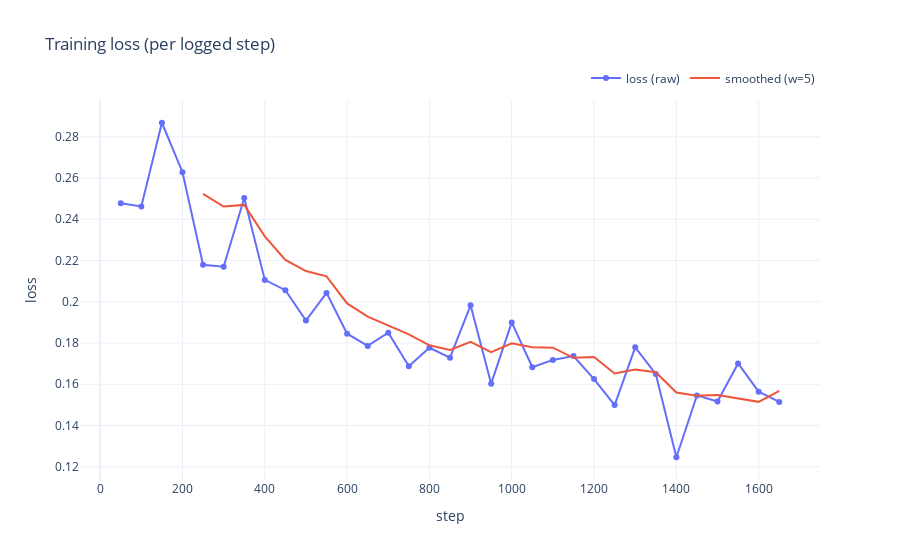
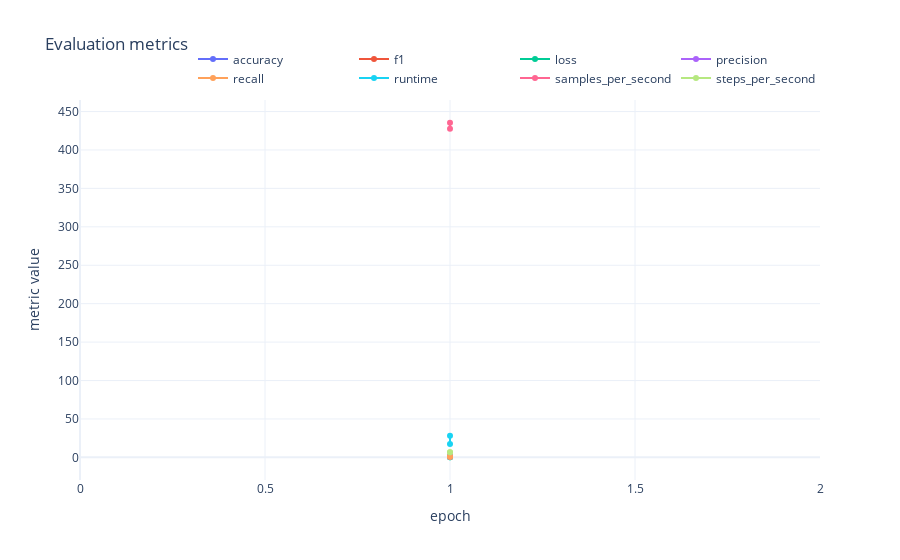

Source (notebook cell) for these figures, in order:
### Code cell
# pip install plotly
import os
import numpy as np
import plotly.graph_objects as go
import plotly.express as px

def smooth(x, window=5):
    if window <= 1 or len(x) < window:
        return np.array(x)
    w = np.ones(window) / window
    return np.convolve(x, w, mode="valid")

def plot_trainer_history_plotly(trainer, output_dir="ag_news_lora",
                                smoothing_window=1, save_html=True, show=True):
    """
    Interactive Plotly visualization for HuggingFace Trainer logs.
    - Training loss (per logged step) -> train_loss.html
    - Evaluation metrics (all eval_*) -> eval_metrics.html
    """
    os.makedirs(output_dir, exist_ok=True)
    logs = trainer.state.log_history  # list of dicts

    # --- Training loss (per step) ---
    train_entries = [l for l in logs if "loss" in l and "step" in l]
    if len(train_entries) > 0:
        steps = [int(l["step"]) for l in train_entries]
        losses = [float(l["loss"]) for l in train_entries]

        fig_loss = go.Figure()
        fig_loss.add_trace(go.Scatter(
            x=steps, y=losses, mode="lines+markers", name="loss (raw)",
            hovertemplate="step: %{x}<br>loss: %{y:.6f}<extra></extra>"
        ))

        if smoothing_window and smoothing_window > 1 and len(losses) >= smoothing_window:
            y_s = smooth(np.array(losses), smoothing_window)
            x_s = steps[(smoothing_window - 1):]  # align x for 'valid' conv
            fig_loss.add_trace(go.Scatter(
                x=x_s, y=y_s, mode="lines", name=f"smoothed (w={smoothing_window})",
                hovertemplate="step: %{x}<br>loss: %{y:.6f}<extra></extra>"
            ))

        fig_loss.update_layout(
            title="Training loss (per logged step)",
            xaxis_title="step",
            yaxis_title="loss",
            template="plotly_white",
            legend=dict(orientation="h", yanchor="bottom", y=1.02, xanchor="right", x=1)
        )

        if save_html:
            outp = os.path.join(output_dir, "train_loss.html")
            fig_loss.write_html(outp, include_plotlyjs="cdn")
            print(f"Saved training loss HTML -> {outp}")
        if show:
            fig_loss.show()
    else:
        print("No training-loss entries found in trainer.state.log_history.")

    # --- Evaluation metrics ---
    eval_entries = [l for l in logs if any(k.startswith("eval_") for k in l.keys())]
    if len(eval_entries) == 0:
        print("No evaluation entries found in trainer.state.log_history.")
        return

    # Collect metric names (strip "eval_" prefix)
    metric_names = set()
    for e in eval_entries:
        for k in e.keys():
            if k.startswith("eval_"):
                metric_names.add(k[len("eval_"):])

    fig_eval = go.Figure()
    any_epoch_values = any("epoch" in e for e in eval_entries)

    for m in sorted(metric_names):
        xs, ys = [], []
        for e in eval_entries:
            val = e.get(f"eval_{m}", None)
            if val is None:
                continue
            # Prefer epoch for x-axis if present; fallback to step; else create indices later
            x = e.get("epoch", e.get("step", None))
            xs.append(float(x) if x is not None else None)
            ys.append(float(val))
        if len(xs) == 0:
            continue
        # If some x are None, replace with 1..N sequence
        if any(x is None for x in xs):
            xs = list(range(1, len(ys) + 1))
        fig_eval.add_trace(go.Scatter(
            x=xs, y=ys, mode="lines+markers", name=m,
            hovertemplate="step: %{x}<br>loss: %{y:.6f}<extra></extra>"
        ))

    xaxis_label = "epoch" if any_epoch_values else "eval step / index"
    fig_eval.update_layout(
        title="Evaluation metrics",
        xaxis_title=xaxis_label,
        yaxis_title="metric value",
        template="plotly_white",
        legend=dict(orientation="h", yanchor="bottom", y=1.02, xanchor="right", x=1)
    )

    if save_html:
        outp = os.path.join(output_dir, "eval_metrics.html")
        fig_eval.write_html(outp, include_plotlyjs="cdn")
        print(f"Saved evaluation metrics HTML -> {outp}")
    if show:
        fig_eval.show()

# Example usage (call after trainer.train()):
plot_trainer_history_plotly(trainer, output_dir=args.output_dir, smoothing_window=5, save_html=True, show=True)

### Figure 1 — Plotly figure (JSON) as saved in the notebook; plotly's stock layout.template omitted (floating-point values rounded to 4 significant figures)
{"data": [{"hovertemplate": "step: %{x}<br>loss: %{y:.6f}<extra></extra>", "mode": "lines+markers", "name": "loss (raw)", "type": "scatter", "x": [50, 100, 150, 200, 250, 300, 350, 400, 450, 500, 550, 600, 650, 700, 750, 800, 850, 900, 950, 1000, 1050, 1100, 1150, 1200, 1250, 1300, 1350, 1400, 1450, 1500, 1550, 1600, 1650], "y": [0.2478, 0.2462, 0.2868, 0.2628, 0.2179, 0.217, 0.2503, 0.2106, 0.2056, 0.1909, 0.2043, 0.1845, 0.1786, 0.185, 0.1687, 0.1777, 0.1729, 0.1983, 0.1603, 0.19, 0.1683, 0.1718, 0.1737, 0.1625, 0.1499, 0.1779, 0.165, 0.1246, 0.1546, 0.1516, 0.1701, 0.1564, 0.1514]}, {"hovertemplate": "step: %{x}<br>loss: %{y:.6f}<extra></extra>", "mode": "lines", "name": "smoothed (w=5)", "type": "scatter", "x": [250, 300, 350, 400, 450, 500, 550, 600, 650, 700, 750, 800, 850, 900, 950, 1000, 1050, 1100, 1150, 1200, 1250, 1300, 1350, 1400, 1450, 1500, 1550, 1600, 1650], "y": [0.2523, 0.2461, 0.247, 0.2317, 0.2203, 0.2149, 0.2123, 0.1992, 0.1928, 0.1887, 0.1842, 0.1789, 0.1766, 0.1805, 0.1756, 0.1798, 0.178, 0.1777, 0.1728, 0.1733, 0.1652, 0.1672, 0.1658, 0.156, 0.1544, 0.1547, 0.1532, 0.1515, 0.1568]}], "layout": {"legend": {"orientation": "h", "x": 1, "xanchor": "right", "y": 1.02, "yanchor": "bottom"}, "title": {"text": "Training loss (per logged step)"}, "xaxis": {"title": {"text": "step"}}, "yaxis": {"title": {"text": "loss"}}}}

### Figure 2 — Plotly figure (JSON) as saved in the notebook; plotly's stock layout.template omitted (floating-point values rounded to 4 significant figures)
{"data": [{"hovertemplate": "step: %{x}<br>loss: %{y:.6f}<extra></extra>", "mode": "lines+markers", "name": "accuracy", "type": "scatter", "x": [1, 1], "y": [0.9467, 0.9446]}, {"hovertemplate": "step: %{x}<br>loss: %{y:.6f}<extra></extra>", "mode": "lines+markers", "name": "f1", "type": "scatter", "x": [1, 1], "y": [0.9468, 0.9446]}, {"hovertemplate": "step: %{x}<br>loss: %{y:.6f}<extra></extra>", "mode": "lines+markers", "name": "loss", "type": "scatter", "x": [1, 1], "y": [0.1548, 0.1619]}, {"hovertemplate": "step: %{x}<br>loss: %{y:.6f}<extra></extra>", "mode": "lines+markers", "name": "precision", "type": "scatter", "x": [1, 1], "y": [0.9471, 0.9448]}, {"hovertemplate": "step: %{x}<br>loss: %{y:.6f}<extra></extra>", "mode": "lines+markers", "name": "recall", "type": "scatter", "x": [1, 1], "y": [0.9467, 0.9446]}, {"hovertemplate": "step: %{x}<br>loss: %{y:.6f}<extra></extra>", "mode": "lines+markers", "name": "runtime", "type": "scatter", "x": [1, 1], "y": [28.07, 17.45]}, {"hovertemplate": "step: %{x}<br>loss: %{y:.6f}<extra></extra>", "mode": "lines+markers", "name": "samples_per_second", "type": "scatter", "x": [1, 1], "y": [427.5, 435.4]}, {"hovertemplate": "step: %{x}<br>loss: %{y:.6f}<extra></extra>", "mode": "lines+markers", "name": "steps_per_second", "type": "scatter", "x": [1, 1], "y": [6.697, 6.818]}], "layout": {"legend": {"orientation": "h", "x": 1, "xanchor": "right", "y": 1.02, "yanchor": "bottom"}, "title": {"text": "Evaluation metrics"}, "xaxis": {"title": {"text": "epoch"}}, "yaxis": {"title": {"text": "metric value"}}}}
